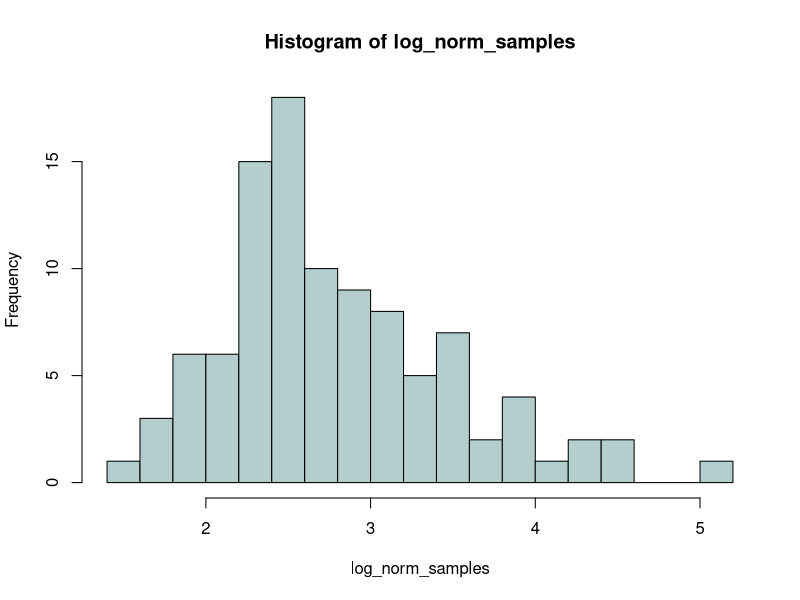
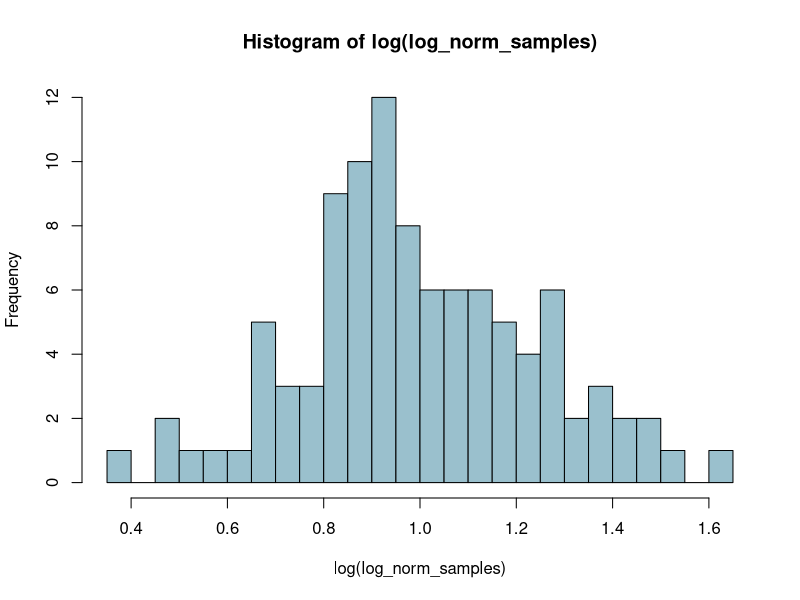

Write the R code that produced these figures, in order.
## ---- chunk 1
set.seed(1024)
## ---- chunk 2
log_norm_samples <- rlnorm(n = 100L, meanlog = 1, sdlog = 0.25)
## ---- chunk 3
histogram <- hist(log_norm_samples, breaks = 20, col = "lightcyan3")
log_scale <- hist(log(log_norm_samples), breaks = 20, col = "lightblue3")
## ---- chunk 4
mean(log_norm_samples)
var(log_norm_samples)
